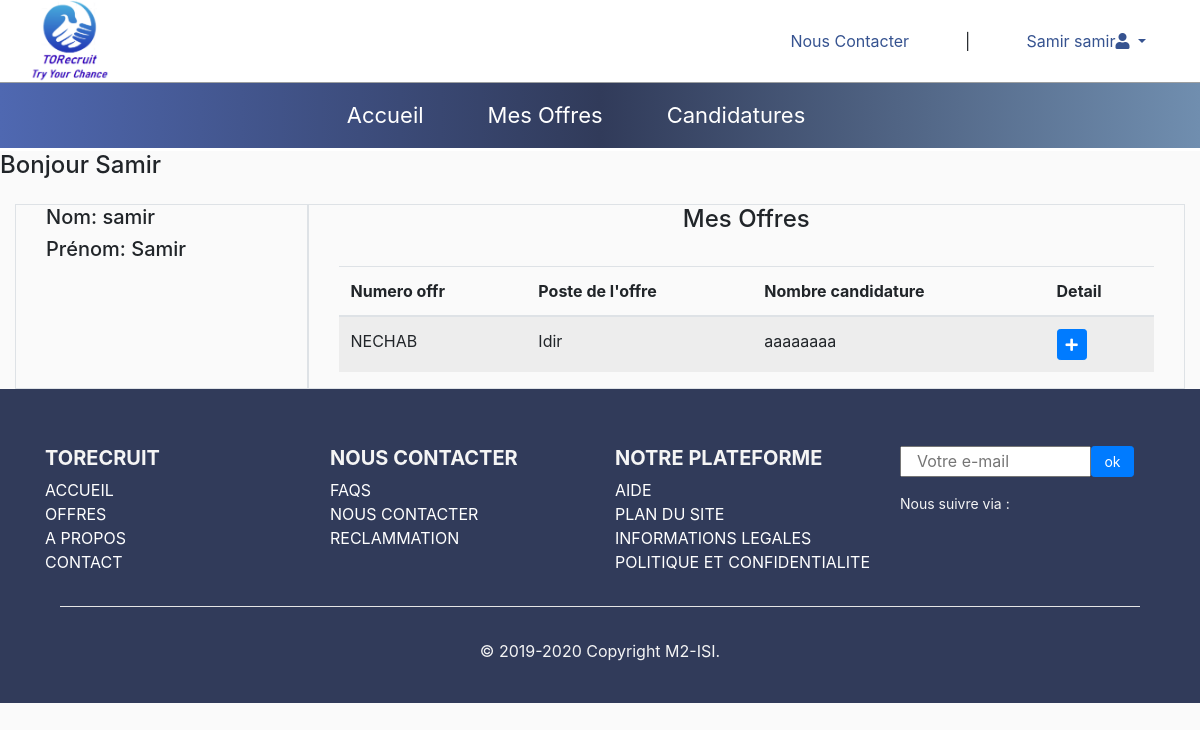
Page /espacerec.php (signed in) on the committed database.
### tables this page shows
CREATE TABLE `candidature` (
  `id_candidat` int(11) NOT NULL,
  `code_offre` int(11) NOT NULL,
  `etat` varchar(100) DEFAULT NULL,
  `reponse` varchar(60) DEFAULT NULL,
  `date_candidature` datetime NOT NULL DEFAULT CURRENT_TIMESTAMP
);

CREATE TABLE `candidat` (
  `id_candidat` int(11) NOT NULL,
  `nom` varchar(25) DEFAULT NULL,
  `prenom` varchar(25) DEFAULT NULL,
  `date_naissance` varchar(15) DEFAULT NULL,
  `sexe` varchar(10) DEFAULT NULL,
  `adresse` text,
  `num_daira` int(11) DEFAULT NULL,
  `email` varchar(50) DEFAULT NULL,
  `num_tel` varchar(15) DEFAULT NULL,
  `imagee` varchar(100) DEFAULT NULL,
  `mdp` varchar(100) DEFAULT NULL,
  `token` varchar(20) DEFAULT NULL
);

CREATE TABLE `offre_emploi` (
  `code_offre` int(11) NOT NULL,
  `date_d` datetime DEFAULT CURRENT_TIMESTAMP,
  `date_f` varchar(50) DEFAULT NULL,
  `poste` varchar(60) DEFAULT NULL,
  `typeTravail` varchar(15) NOT NULL,
  `detail` text,
  `adresse` varchar(150) NOT NULL,
  `id_recruteur` int(11) NOT NULL,
  `num_daira` int(11) DEFAULT NULL
);

### espacerec.php (the view, shortened to what this page needs)
<?php
require "bd.php";
$idR=$_SESSION['id_recruteur'];
  ?>
<!DOCTYPE html>
<html>
<head>
  <link rel="stylesheet" href="">
</head>
<body>
  <?php include'headerR.php'?>
<h4><?php  echo 'Bonjour ' .$_SESSION['prenom'] ;?></h4>
    <div class="row col-12 mx-auto mt-4  ">
      <div class="row col-12 col-lg-3 border ">
                <div class="col-12 py-0 ">
        <h5>Nom:  <?php  echo $_SESSION['nom'] ;?></h5>
        <h5>Prénom:  <?php  echo $_SESSION['prenom'] ;?></h5>
      </div>
  <?php
            $req="SELECT o.code_offre, o.poste, c.nom, c.prenom, cd.etat FROM recruteur r, offre_emploi o, candidature cd, candidat c WHERE r.id_recruteur = o.id_recruteur AND o.id_recruteur='$idR' AND c.id_candidat=cd.id_candidat AND cd.code_offre=o.code_offre ";
            $rep = mysqli_query($connection,$req);
            ?>
      </div>
      <div class="row col-12 col-lg-9  border mx-auto">
      <div class="col-12 text-center">
        <h4>Mes Offres</h4>
      </div>
        <div class="col-12 mx-auto">
<table id="myTable" cellspacing="0" width="100%" class=" table responsive table-striped   mt-4 align-center ">
  <thead >
    <tr>
      <th>Numero offr</th>
      <th>Poste de l'offre</th>
      <th>Nombre candidature</th>
      <th>Detail</th>
    </tr>
  </thead>
  <tbody>
    <?php
  if (mysqli_num_rows($rep)>0)
  {
  while($row = mysqli_fetch_assoc($rep))
{
?>
    <tr>
      <td><?php echo $row['nom']; ?></td>
      <td><?php echo $row['prenom']; ?></td>
      <td><?php echo $row['poste']; ?></td>
      <td class=""><button type="button" class="btn btn-sm btn-primary ml-auto ajouter_formation_offre" id="ajouter_for"><i class="fas fa-plus" aria-hidden="true"></i></button></td>
    </tr>
    <?php
    } }
    ?>
  </tbody>
</table>
        </div>
        </div>
      </div>
  <?php include'footers.php'?>
</body>
</html>

### css/stylee.css (style rules this page uses)
body { background-color: #fafafa; }

### footers.php (style rules this page uses)
.row { margin-left: 0; margin-right: 0; }

### rows in the picture
candidature: id_candidat.nom "NECHAB", id_candidat.prenom "Idir", code_offre.poste "aaaaaaaa"

### other values in the picture
$p "Samir"
$n "samir"
$_SESSION['prenom'] "Samir"
$_SESSION['nom'] "samir"
